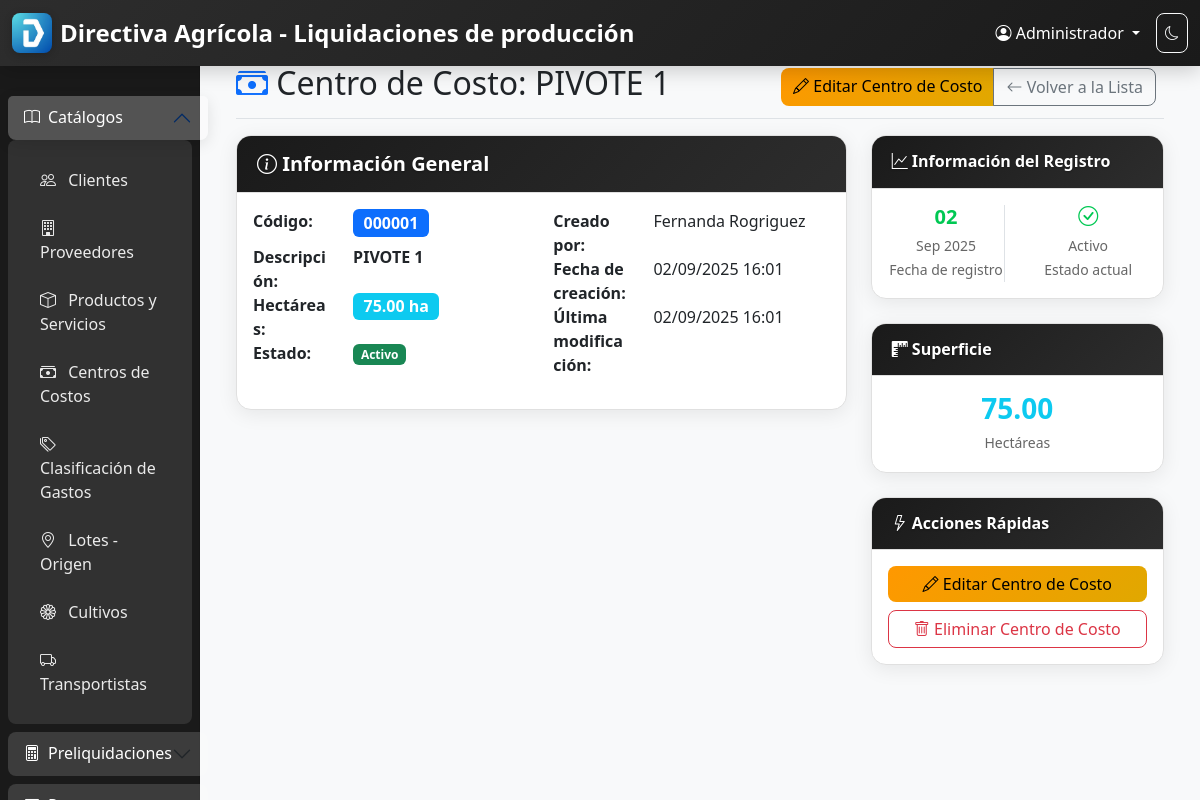
Screenshot of /centro-costos/1/ (signed in) with the database file from the repository.
### core/models.py (models this page shows, shortened)
class Usuario(AbstractUser):
    nombre = models.CharField(max_length=100, verbose_name="Nombre completo")
    puesto = models.CharField(max_length=100, verbose_name="Puesto")
    email = models.EmailField(unique=True, verbose_name="Correo electrónico")
    is_admin = models.BooleanField(default=False, verbose_name="Es administrador")
    USERNAME_FIELD = 'username'
    REQUIRED_FIELDS = ['email', 'nombre', 'puesto']
    class Meta:
        verbose_name = "Usuario"
        verbose_name_plural = "Usuarios"
        db_table = 'usuarios'

class CentroCosto(models.Model):
    codigo = models.AutoField(
        primary_key=True,
        verbose_name="Código"
    )
    descripcion = models.CharField(
        max_length=200,
        verbose_name="Descripción",
        help_text="Descripción del centro de costo"
    )
    hectareas = models.DecimalField(
        max_digits=10,
        decimal_places=2,
        verbose_name="Hectáreas",
        help_text="Número de hectáreas del centro de costo"
    )
    observaciones = models.TextField(
        blank=True,
        null=True,
        verbose_name="Observaciones",
        help_text="Observaciones adicionales sobre el centro de costo"
    )
    activo = models.BooleanField(
        default=True,
        verbose_name="Activo",
        help_text="Indica si el centro de costo está activo en el sistema"
    )
    fecha_creacion = models.DateTimeField(auto_now_add=True, verbose_name="Fecha de creación")
    fecha_modificacion = models.DateTimeField(auto_now=True, verbose_name="Fecha de modificación")
    usuario_creacion = models.ForeignKey(
        Usuario,
        on_delete=models.PROTECT,
        related_name='centros_costo_creados',
        verbose_name="Usuario que creó el registro"
    )
    usuario_modificacion = models.ForeignKey(
        Usuario,
        on_delete=models.PROTECT,
        related_name='centros_costo_modificados',
        verbose_name="Usuario que modificó el registro",
        blank=True,
        null=True
    )
    class Meta:
        verbose_name = "Centro de Costo"
        verbose_name_plural = "Centros de Costos"
        db_table = 'centros_costo'
        ordering = ['descripcion']
        indexes = [
            models.Index(fields=['descripcion']),
            models.Index(fields=['activo']),
        ]

### core/views.py (the view)
# urls.py: path('centro-costos/<int:pk>/', CentroCostoDetailView.as_view(), name='centro_costo_detail'),
class CentroCostoDetailView(LoginRequiredMixin, TemplateView):
    template_name = 'core/centro_costo_detail.html'
    def get_context_data(self, **kwargs):
        context = super().get_context_data(**kwargs)
        centro_costo = get_object_or_404(CentroCosto, pk=kwargs['pk'])
        context['centro_costo'] = centro_costo
        context['title'] = f'Centro de Costo: {centro_costo.descripcion}'
        return context

### templates/core/centro_costo_detail.html (shortened to what this page needs)
{% extends 'base.html' %}
{% block content %}
<div class="container-fluid">
    <div class="d-flex justify-content-between flex-wrap flex-md-nowrap align-items-center pt-3 pb-2 mb-3 border-bottom">
        <h1 class="h2">
            <i class="bi bi-cash-stack text-primary"></i>
            {{ title }}
        </h1>
        <div class="btn-toolbar mb-2 mb-md-0">
            <div class="btn-group me-2">
                <a href="{% url 'core:centro_costo_update' centro_costo.pk %}" class="btn btn-warning">
                    <i class="bi bi-pencil"></i> Editar Centro de Costo
                </a>
                <a href="{% url 'core:centro_costo_list' %}" class="btn btn-outline-secondary">
                    <i class="bi bi-arrow-left"></i> Volver a la Lista
                </a>
            </div>
        </div>
    </div>
    <div class="row">
        <div class="col-md-8">
            <div class="card mb-4">
                <div class="card-header">
                    <h5 class="card-title mb-0">
                        <i class="bi bi-info-circle"></i> Información General
                    </h5>
                </div>
                <div class="card-body">
                    <div class="row">
                        <div class="col-md-6">
                            <dl class="row">
                                <dt class="col-sm-4">Código:</dt>
                                <dd class="col-sm-8">
                                    <span class="badge bg-primary fs-6">{{ centro_costo.codigo|stringformat:"06d" }}</span>
                                </dd>
                                <dt class="col-sm-4">Descripción:</dt>
                                <dd class="col-sm-8">
                                    <strong>{{ centro_costo.descripcion }}</strong>
                                </dd>
                                <dt class="col-sm-4">Hectáreas:</dt>
                                <dd class="col-sm-8">
                                    <span class="badge bg-info fs-6">{{ centro_costo.hectareas|floatformat:2 }} ha</span>
                                </dd>
                                <dt class="col-sm-4">Estado:</dt>
                                <dd class="col-sm-8">
                                    {% if centro_costo.activo %}
                                        <span class="badge bg-success">Activo</span>
                                    {% else %}
                                        <span class="badge bg-danger">Inactivo</span>
                                    {% endif %}
                                </dd>
                            </dl>
                        </div>
                        <div class="col-md-6">
                            <dl class="row">
                                <dt class="col-sm-4">Creado por:</dt>
                                <dd class="col-sm-8">{{ centro_costo.usuario_creacion.nombre }}</dd>
                                <dt class="col-sm-4">Fecha de creación:</dt>
                                <dd class="col-sm-8">{{ centro_costo.fecha_creacion|date:"d/m/Y H:i" }}</dd>
                                {% if centro_costo.fecha_modificacion %}
                                <dt class="col-sm-4">Última modificación:</dt>
                                <dd class="col-sm-8">{{ centro_costo.fecha_modificacion|date:"d/m/Y H:i" }}</dd>
                                {% endif %}
                            </dl>
                        </div>
                    </div>
                </div>
            </div>
        </div>
        <div class="col-md-4">
            <div class="card mb-4">
                <div class="card-header">
                    <h6 class="card-title mb-0">
                        <i class="bi bi-graph-up"></i> Información del Registro
                    </h6>
                </div>
                <div class="card-body">
                    <div class="row text-center">
                        <div class="col-6">
                            <div class="border-end">
                                <h5 class="text-primary mb-1">{{ centro_costo.fecha_creacion|date:"d" }}</h5>
                                <small class="text-muted">{{ centro_costo.fecha_creacion|date:"M Y" }}</small>
                                <p class="mb-0"><small>Fecha de registro</small></p>
                            </div>
                        </div>
                        <div class="col-6">
                            <h5 class="text-success mb-1">
                                {% if centro_costo.activo %}
                                    <i class="bi bi-check-circle"></i>
                                {% else %}
                                    <i class="bi bi-x-circle"></i>
                                {% endif %}
                            </h5>
                            <small class="text-muted">
                                {% if centro_costo.activo %}Activo{% else %}Inactivo{% endif %}
                            </small>
                            <p class="mb-0"><small>Estado actual</small></p>
                        </div>
                    </div>
                </div>
            </div>
            <div class="card mb-4">
                <div class="card-header">
                    <h6 class="card-title mb-0">
                        <i class="bi bi-rulers"></i> Superficie
                    </h6>
                </div>
                <div class="card-body text-center">
                    <h3 class="text-info mb-1">{{ centro_costo.hectareas|floatformat:2 }}</h3>
                    <p class="mb-0"><small>Hectáreas</small></p>
                </div>
            </div>
            <div class="card">
                <div class="card-header">
                    <h6 class="card-title mb-0">
                        <i class="bi bi-lightning"></i> Acciones Rápidas
                    </h6>
                </div>
                <div class="card-body">
                    <div class="d-grid gap-2">
                        <a href="{% url 'core:centro_costo_update' centro_costo.pk %}" class="btn btn-warning">
                            <i class="bi bi-pencil"></i> Editar Centro de Costo
                        </a>
                        <a href="{% url 'core:centro_costo_delete' centro_costo.pk %}" class="btn btn-outline-danger">
                            <i class="bi bi-trash"></i> Eliminar Centro de Costo
                        </a>
                    </div>
                </div>
            </div>
        </div>
    </div>
</div>
{% endblock %}

### templates/base.html (shortened to what this page needs)
{% load static %}
{% load cache_utils %}
<!DOCTYPE html>
<html lang="es">
<head>
    <link href="https://cdn.jsdelivr.net/npm/bootstrap@5.3.2/dist/css/bootstrap.min.css" rel="stylesheet">
    <link href="https://cdn.jsdelivr.net/npm/bootstrap-icons@1.11.1/font/bootstrap-icons.css" rel="stylesheet">
    <link href="{% static_with_timestamp 'css/style.css' %}" rel="stylesheet">
</head>
<body>
    <nav class="navbar navbar-expand-lg navbar-dark bg-primary fixed-top">
        <div class="container-fluid">
            <div class="navbar-brand d-flex align-items-center">
                <img src="/static/images/LogoDirectiva.png" alt="Logo Directiva Agrícola" height="40" class="me-2">
                <span class="fw-bold">Directiva Agrícola - Liquidaciones de producción</span>
            </div>
            <div class="navbar-nav ms-auto">
                <div class="nav-item dropdown">
                    <a class="nav-link dropdown-toggle text-white" href="#" role="button" data-bs-toggle="dropdown">
                        <i class="bi bi-person-circle"></i> {{ user.nombre|default:user.username }}
                    </a>
                </div>
            </div>
        </div>
    </nav>
    <div class="container-fluid">
        <div class="row">
            <nav id="sidebar" class="col-md-3 col-lg-2 d-md-block bg-light sidebar collapse">
                <div class="position-sticky pt-5">
                    <div class="accordion" id="sidebarAccordion">
                        <div class="accordion-item">
                            <h2 class="accordion-header" id="catalogosHeader">
                                <button class="accordion-button" type="button" data-bs-toggle="collapse" data-bs-target="#catalogosCollapse" aria-expanded="true" aria-controls="catalogosCollapse">
                                    <i class="bi bi-book me-2"></i>
                                    Catálogos
                                </button>
                            </h2>
                            <div id="catalogosCollapse" class="accordion-collapse collapse show" aria-labelledby="catalogosHeader" data-bs-parent="#sidebarAccordion">
                                <div class="accordion-body">
                                    <ul class="nav flex-column">
                                        <li class="nav-item">
                                            <a class="nav-link" href="{% url 'core:cliente_list' %}">
                                                <i class="bi bi-people"></i> Clientes
                                            </a>
                                        </li>
                                        <li class="nav-item">
                                            <a class="nav-link" href="{% url 'core:proveedor_list' %}">
                                                <i class="bi bi-building"></i> Proveedores
                                            </a>
                                        </li>
                                        <li class="nav-item">
                                            <a class="nav-link" href="{% url 'core:producto_servicio_list' %}">
                                                <i class="bi bi-box"></i> Productos y Servicios
                                            </a>
                                        </li>
                                        <li class="nav-item">
                                            <a class="nav-link" href="{% url 'core:centro_costo_list' %}">
                                                <i class="bi bi-cash-stack"></i> Centros de Costos
                                            </a>
                                        </li>
                                        <li class="nav-item">
                                            <a class="nav-link" href="{% url 'core:clasificacion_gasto_list' %}">
                                                <i class="bi bi-tags"></i> Clasificación de Gastos
                                            </a>
                                        </li>
                                        <li class="nav-item">
                                            <a class="nav-link" href="{% url 'core:lote_origen_list' %}">
                                                <i class="bi bi-geo-alt"></i> Lotes - Origen
                                            </a>
                                        </li>
                                        <li class="nav-item">
                                            <a class="nav-link" href="{% url 'core:cultivo_list' %}">
                                                <i class="bi bi-flower1"></i> Cultivos
                                            </a>
                                        </li>
                                        <li class="nav-item">
                                            <a class="nav-link" href="{% url 'core:transportista_list' %}">
                                                <i class="bi bi-truck"></i> Transportistas
                                            </a>
                                        </li>
                                    </ul>
                                </div>
                            </div>
                        </div>
                        <div class="accordion-item">
                            <h2 class="accordion-header" id="preliquidacionesHeader">
                                <button class="accordion-button collapsed" type="button" data-bs-toggle="collapse" data-bs-target="#preliquidacionesCollapse" aria-expanded="false" aria-controls="preliquidacionesCollapse">
                                    <i class="bi bi-calculator me-2"></i>
                                    Preliquidaciones
                                </button>
                            </h2>
                        </div>
                        <div class="accordion-item">
                            <h2 class="accordion-header" id="presupuestosHeader">
                                <button class="accordion-button collapsed" type="button" data-bs-toggle="collapse" data-bs-target="#presupuestosCollapse" aria-expanded="false" aria-controls="presupuestosCollapse">
                                </button>
                            </h2>
                        </div>
                    </div>
                </div>
            </nav>
            <main class="col-md-9 ms-sm-auto col-lg-10 px-md-4">
                <div class="pt-5">
                    {% block content %}{% endblock %}
                </div>
            </main>
        </div>
    </div>
</body>
</html>

### rows the page displays
Usuario: nombre "Administrador"
CentroCosto: codigo "000001", descripcion "PIVOTE 1", hectareas "75.00", usuario_creacion.nombre "Fernanda Rogriguez", fecha_creacion "02/09/2025 16:01", fecha_modificacion "02/09/2025 16:01", fecha_creacion "02", fecha_creacion "Sep 2025"

### other values shown
{{ title }} "Centro de Costo: PIVOTE 1"
